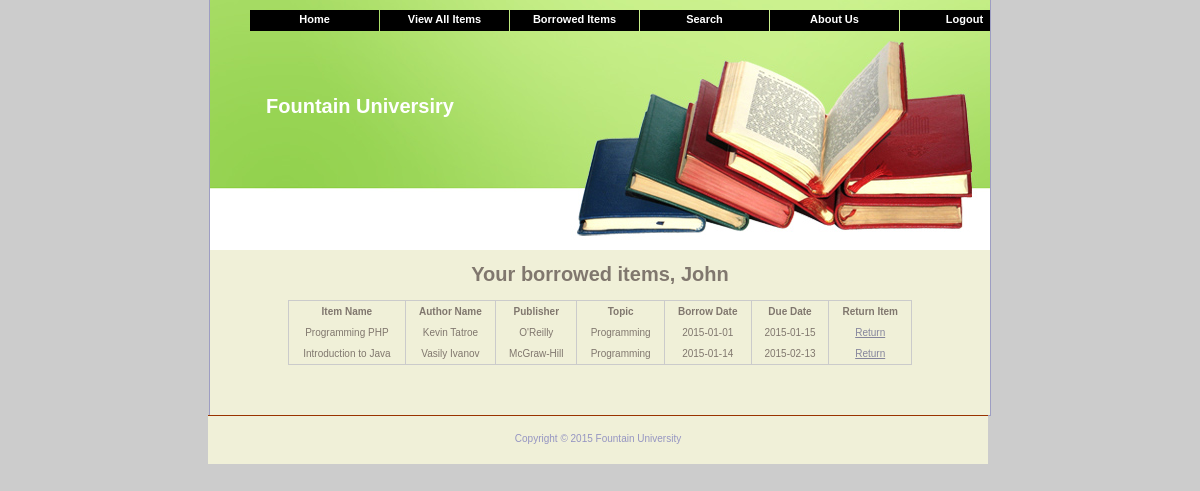
The app's page /lib/listLoan.php (signed in) with its own data.
### tables this page shows
CREATE TABLE IF NOT EXISTS `user` (
  `UserID` int(11) NOT NULL AUTO_INCREMENT,
  `name` varchar(64) NOT NULL,
  `password` text NOT NULL,
  `FName` varchar(50) NOT NULL,
  `LName` varchar(50) NOT NULL,
  `Phone` varchar(10) NOT NULL,
  `Status` varchar(10) NOT NULL DEFAULT 'Active',
  `UTypeID` int(11) NOT NULL,
  PRIMARY KEY (`UserID`),
  KEY `UTypeID` (`UTypeID`)
);

CREATE TABLE IF NOT EXISTS `borrow` (
  `BID` int(11) NOT NULL AUTO_INCREMENT,
  `StartDate` date NOT NULL,
  `DueDate` date NOT NULL,
  `Comments` varchar(100) NOT NULL,
  `UserID` int(11) NOT NULL,
  `ItemID` int(11) NOT NULL,
  `StaffID` int(11) NOT NULL,
  PRIMARY KEY (`BID`),
  KEY `UserID` (`UserID`,`ItemID`,`StaffID`)
);

CREATE TABLE IF NOT EXISTS `item` (
  `ItemID` int(11) NOT NULL AUTO_INCREMENT,
  `ItemName` varchar(100) NOT NULL,
  `LocID` int(11) NOT NULL,
  `ITID` int(11) NOT NULL,
  `PubID` int(11) NOT NULL,
  `AuthID` int(11) NOT NULL,
  `TopicID` int(11) NOT NULL,
  `status` varchar(15) NOT NULL DEFAULT 'available',
  PRIMARY KEY (`ItemID`),
  KEY `LocID` (`LocID`,`ITID`,`PubID`,`AuthID`,`TopicID`)
);

CREATE TABLE IF NOT EXISTS `author` (
  `AuthID` int(11) NOT NULL AUTO_INCREMENT,
  `AuthorName` varchar(50) NOT NULL,
  `Comments` varchar(150) NOT NULL,
  PRIMARY KEY (`AuthID`)
);

CREATE TABLE IF NOT EXISTS `publisher` (
  `PubID` int(11) NOT NULL AUTO_INCREMENT,
  `PublisherName` varchar(100) NOT NULL,
  `Address` varchar(100) NOT NULL,
  `Descr` varchar(100) NOT NULL,
  PRIMARY KEY (`PubID`)
);

CREATE TABLE IF NOT EXISTS `topic` (
  `TopicID` int(11) NOT NULL AUTO_INCREMENT,
  `TopicName` varchar(50) NOT NULL,
  `Description` varchar(150) NOT NULL,
  PRIMARY KEY (`TopicID`)
);

### lib/listLoan.php (the view, shortened to what this page needs)
<!DOCTYPE html PUBLIC "-//W3C//DTD XHTML 1.0 Strict//EN" "http://www.w3.org/TR/xhtml1/DTD/xhtml1-strict.dtd">
<html xmlns="http://www.w3.org/1999/xhtml">
<head>
<link rel="stylesheet" href="style.css" type="text/css" media="screen" />
<link rel="stylesheet" href="pure-min.css" type="text/css" media="screen" />
</head>
<body>
<div id="container">
<?php
	include('db.php');
	if( isset($_SESSION["name"]) && $_SESSION["name"] )
	{include('header.php');}
	else
	{include('headerLimit.php');}
	?>
   <?php
$user_check=$_SESSION['name'];
$sql1 = "SELECT Fname FROM user WHERE name = '$user_check'";
$result1 = $conn->query($sql1);
while($row1 = $result1->fetch_assoc()){
echo "<h1>Your borrowed items, ".$row1["Fname"]."</h1>";
}
$sql = "SELECT b.StartDate, b.DueDate, u.Fname, u.Lname, i.ItemID, i.ItemName, a.AuthorName, p.PublisherName, t.TopicName
FROM borrow b, user u, item i, author a, publisher p, topic t
WHERE u.name='$user_check' AND b.UserID=u.UserID AND b.ItemID=i.ItemID AND i.AuthID=a.AuthID AND i.PubID=p.PubID AND i.TopicID=t.TopicID";
$result = $conn->query($sql);
if ($result->num_rows > 0) {
    echo "<table class='pure-table' style='width:80%; margin:auto auto 50px auto;'><tr><th>Item Name</th><th>Author Name</th>
	<th>Publisher</th><th>Topic</th><th>Borrow Date</th> <th>Due Date</th> <th>Return Item</th> </tr>";
    while($row = $result->fetch_assoc()) {
       echo "<tr><td>".$row["ItemName"]."</td><td>".$row["AuthorName"]."</td>
	   <td>".$row["PublisherName"]."</td><td>".$row["TopicName"]."</td>
	   <td>".$row["StartDate"]."</td><td>".$row["DueDate"]."</td><td><a href='return.php?id=".$row["ItemID"]."'>Return</a></td></tr>";
    }
    echo "</table>";
} else {
    echo "0 results";
	echo($conn->error);
}
?>
	<div id="main_content">
	<?php
	include('footer.php');
	?>
</div>
</body>
</html>

### lib/header.php
<div id="page_header">
		<div id="page_menu">
		<ul>
		<li><a href="home.php">Home</a></li>
		<li><a href="listItems.php">View All Items</a></li>
		<li><a href="listLoan.php">Borrowed Items</a></li>
		<li><a href="search.php">Search</a></li>
		<li><a href="about.php">About Us</a></li>
		<li><a href="logout.php">Logout</a></li>
		</ul>
  </div>
		<div id="page_heading">
		<h1><a href="http://www.maagraphics.com/">Fountain Universiry</a><span>Hardware Store</span></h1>
		<h2><span>Your punchline here</span></h2>
		</div>
		<div class="clearthis">&nbsp;</div>
	</div>

### lib/footer.php
<div id="page_footer">
	  <div id="powered_by">Copyright &copy; 2015 Fountain University</div>
	  <div class="clearthis">&nbsp;</div>
	</div>

### records on screen
user: FName "John"
borrow: ItemID.ItemName "Programming PHP", author.AuthorName "Kevin Tatroe", publisher.PublisherName "O'Reilly", topic.TopicName "Programming", StartDate "2015-01-01", DueDate "2015-01-15"
borrow: ItemID.ItemName "Introduction to Java", author.AuthorName "Vasily Ivanov", publisher.PublisherName "McGraw-Hill", topic.TopicName "Programming", StartDate "2015-01-14", DueDate "2015-02-13"
